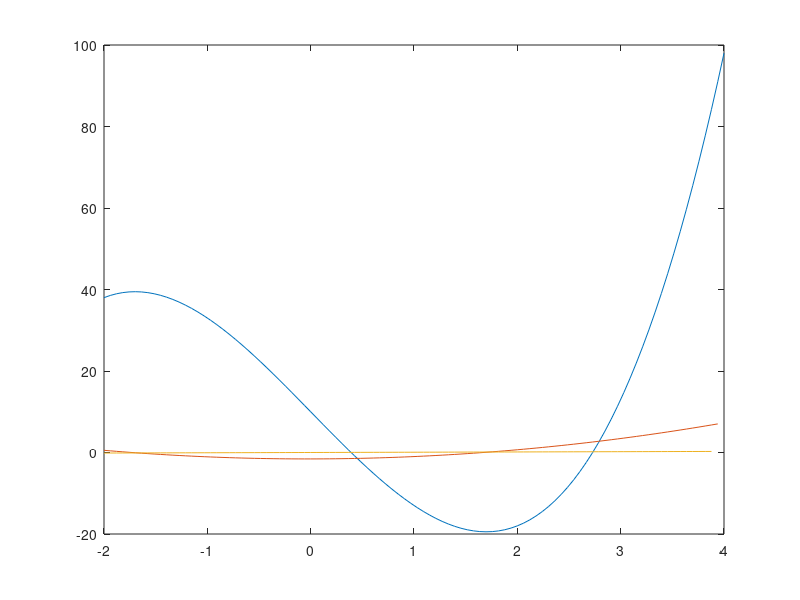

The MATLAB source for this figure:
%7
x = linspace(-2,4);
fn = 3*(x.^3) - 26*x + 10;
d1 = diff(fn);
d2 = diff(d1);
coordinates1 = x(1:end-1);
coordinates2 = x(1:end-2);
plot(x,fn,coordinates1,d1,coordinates2,d2)